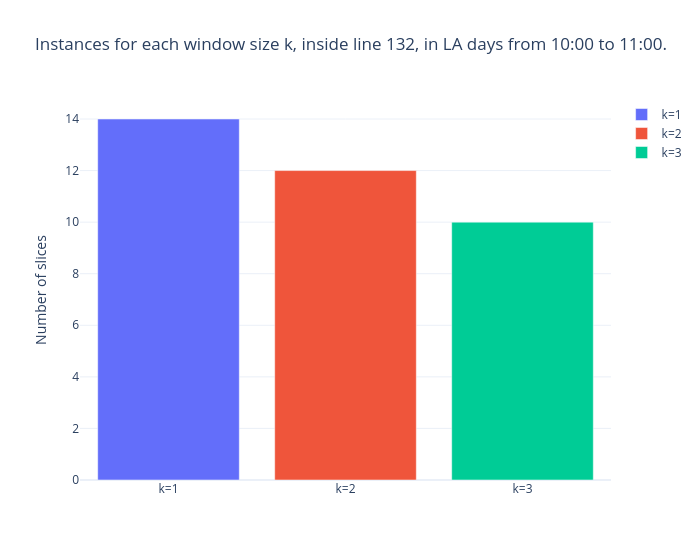

The code cell stored with this chart in its notebook:
### Code cell
bar_graph = go.Figure()
for i in range(len(sizes)):
    bar_graph.add_trace(go.Bar(x=[f"k={i + 1}"], y=[sizes[i]], name=f"k={i + 1}"))

bar_graph.update_layout(
    title=f"Instances for each window size k, inside line {line}, in {day_type} days from {st_hour}:00 to {end_hour}:00.",
    width=700,
    yaxis={
        "title": "Number of slices",
    },
)

### Figure 1 — Plotly figure (JSON) as saved in the notebook; plotly's stock layout.template omitted (floating-point values rounded to 4 significant figures)
{"data": [{"name": "k=1", "type": "bar", "x": ["k=1"], "y": [14]}, {"name": "k=2", "type": "bar", "x": ["k=2"], "y": [12]}, {"name": "k=3", "type": "bar", "x": ["k=3"], "y": [10]}], "layout": {"title": {"text": "Instances for each window size k, inside line 132, in LA days from 10:00 to 11:00."}, "width": 700, "yaxis": {"title": {"text": "Number of slices"}}}}
